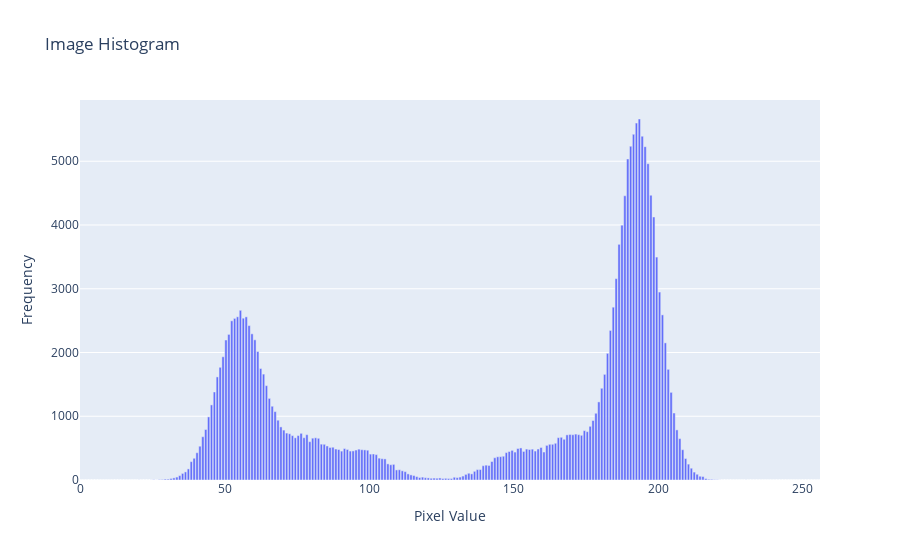

The notebook cell saved with this chart:
### Code cell
I = cv2.imread(path+'FingerPrint.jpg', cv2.IMREAD_GRAYSCALE)
figure = return_histogram(I)
figure.show()
ret,thresh1 = cv2.threshold(I,125,255,cv2.THRESH_BINARY)
plt.imshow(np.hstack([I, thresh1]),cmap='gray')

### Figure 1 — Plotly figure (JSON) as saved in the notebook; plotly's stock layout.template omitted (floating-point values rounded to 4 significant figures; data arrays with more than 128 entries replaced by an {"elided": "..."} marker saying what was removed)
{"data": [{"alignmentgroup": "True", "hovertemplate": "Pixel Value=%{x}<br>Frequency=%{y}<extra></extra>", "legendgroup": "", "marker": {"color": "#636efa"}, "name": "", "offsetgroup": "", "orientation": "v", "showlegend": false, "textposition": "auto", "type": "bar", "x": {"elided": "256 float values"}, "xaxis": "x", "y": {"elided": "256 int values"}, "yaxis": "y"}], "layout": {"barmode": "relative", "legend": {"tracegroupgap": 0}, "title": {"text": "Image Histogram"}, "xaxis": {"anchor": "y", "domain": [0, 1], "title": {"text": "Pixel Value"}}, "yaxis": {"anchor": "x", "domain": [0, 1], "title": {"text": "Frequency"}}}}
